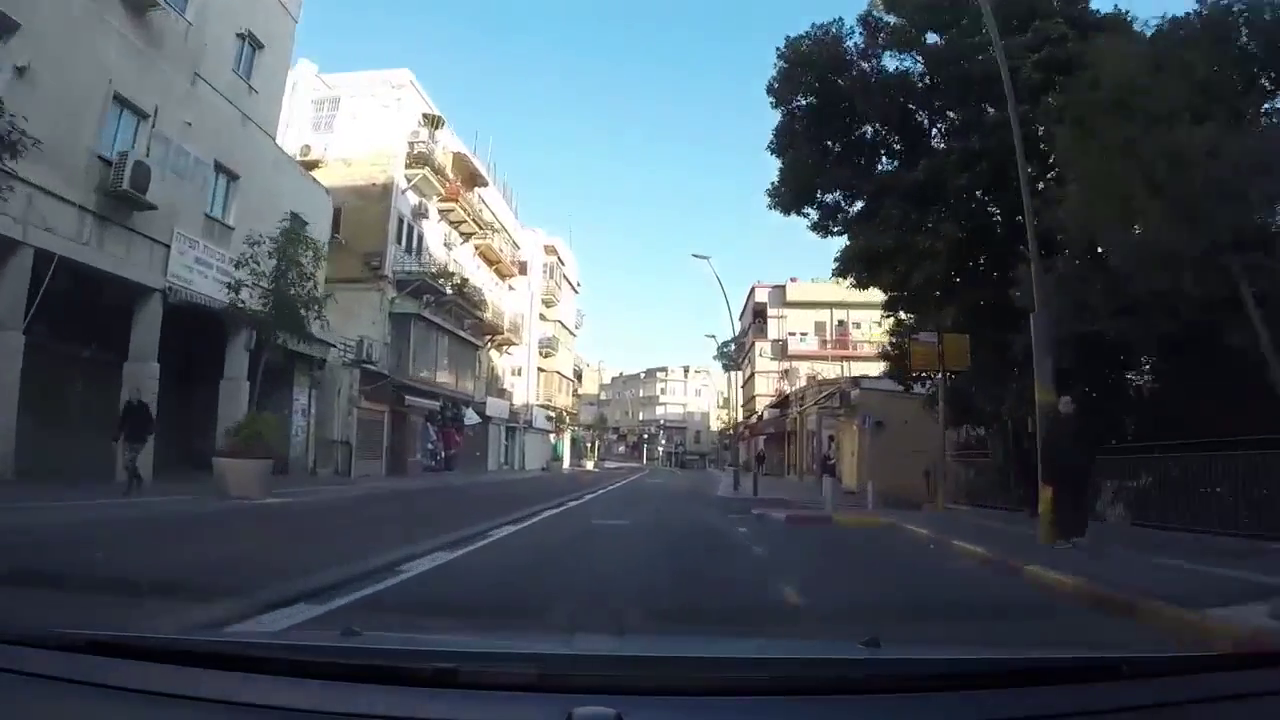
#> input picture frame 21 of Videos/driving.mp4, 1280 x 720 px
$ python OptFlowSegment.py
#> lines starting #> are read from the running program, lines starting #| are printed output that depends on the picture; after the words box and inside, x2 and y2 are one past the last pixel; in counts of white or black regions, pixels touching at a corner belong together
import cv2 as cv
import numpy as np
from matplotlib import pyplot as plt


inputVideoName = 'Videos\\driving.mp4'
FrameNumber1 = 10
FrameNumber2 = 11

cap = cv.VideoCapture(inputVideoName)

for i in range(FrameNumber1):
    cap.read()
#> this loop made 10 passes
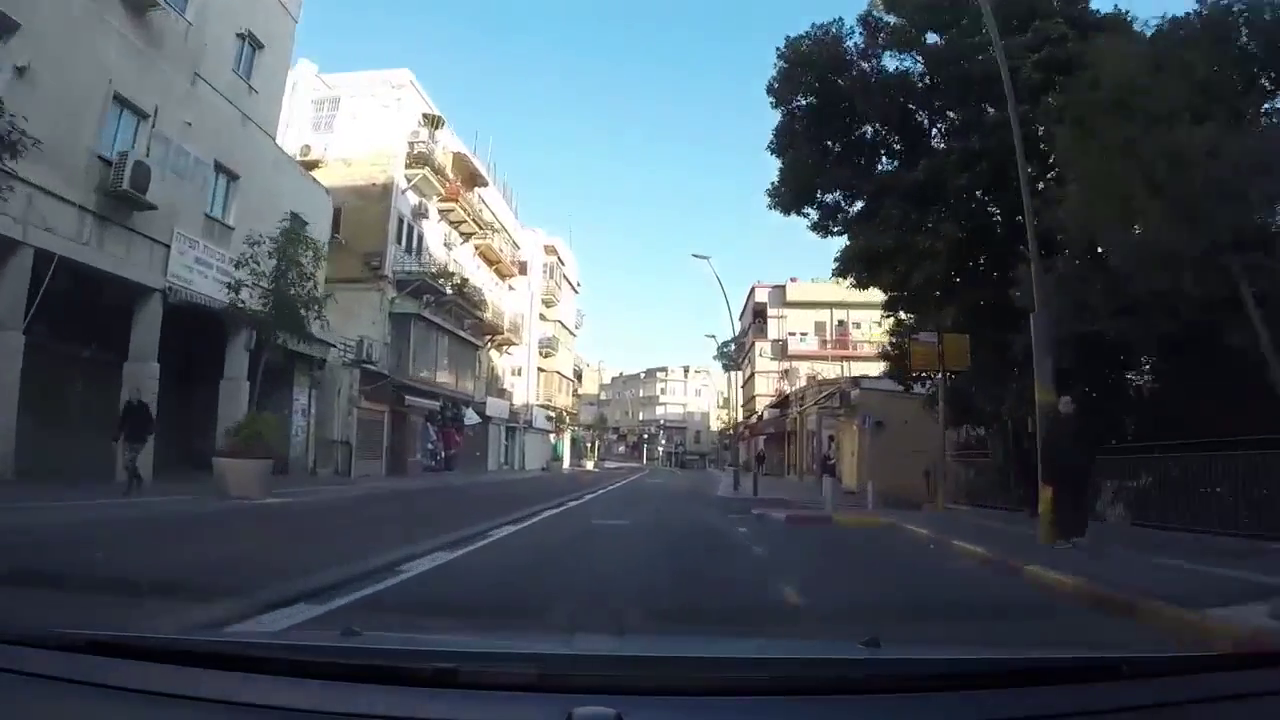
#> input picture frame 21 of Videos/driving.mp4, 1280 x 720 px

ret, frame1 = cap.read()
prvs = cv.cvtColor(frame1, cv.COLOR_BGR2GRAY)

for i in range(FrameNumber2):
    cap.read()
#> this loop made 11 passes
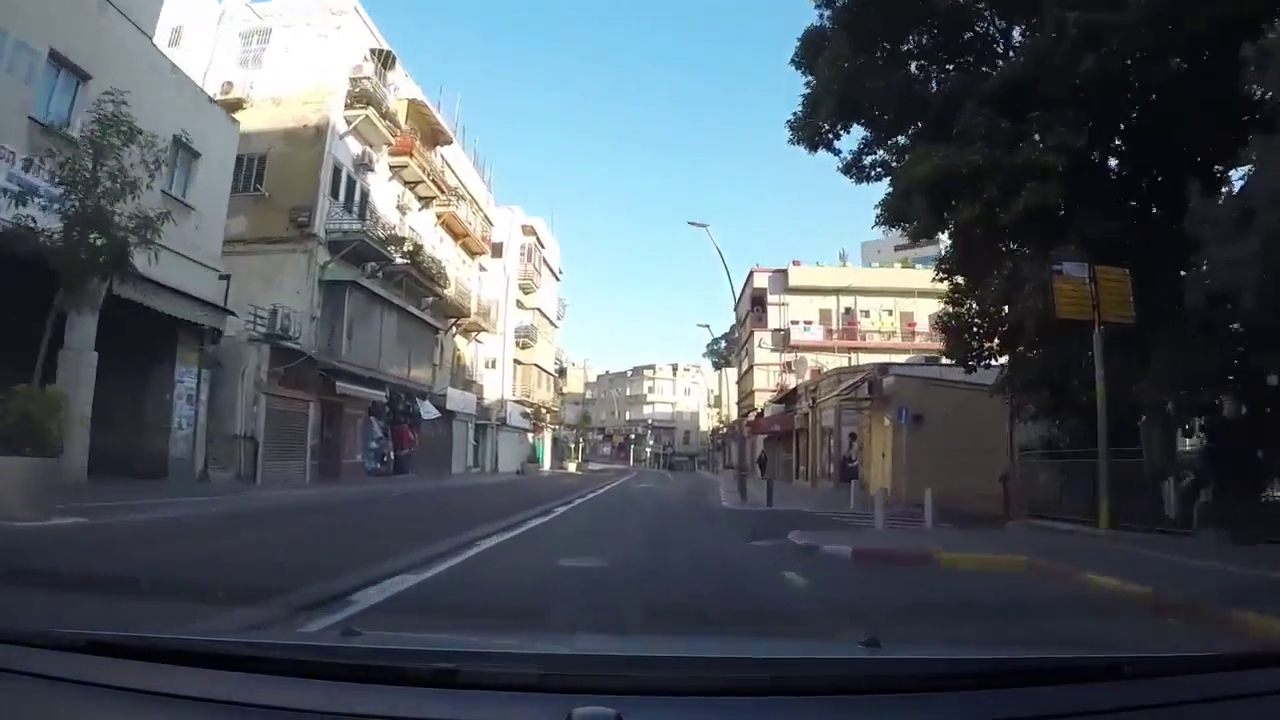
#> input picture frame 32 of Videos/driving.mp4, 1280 x 720 px

ret, frame2 = cap.read()
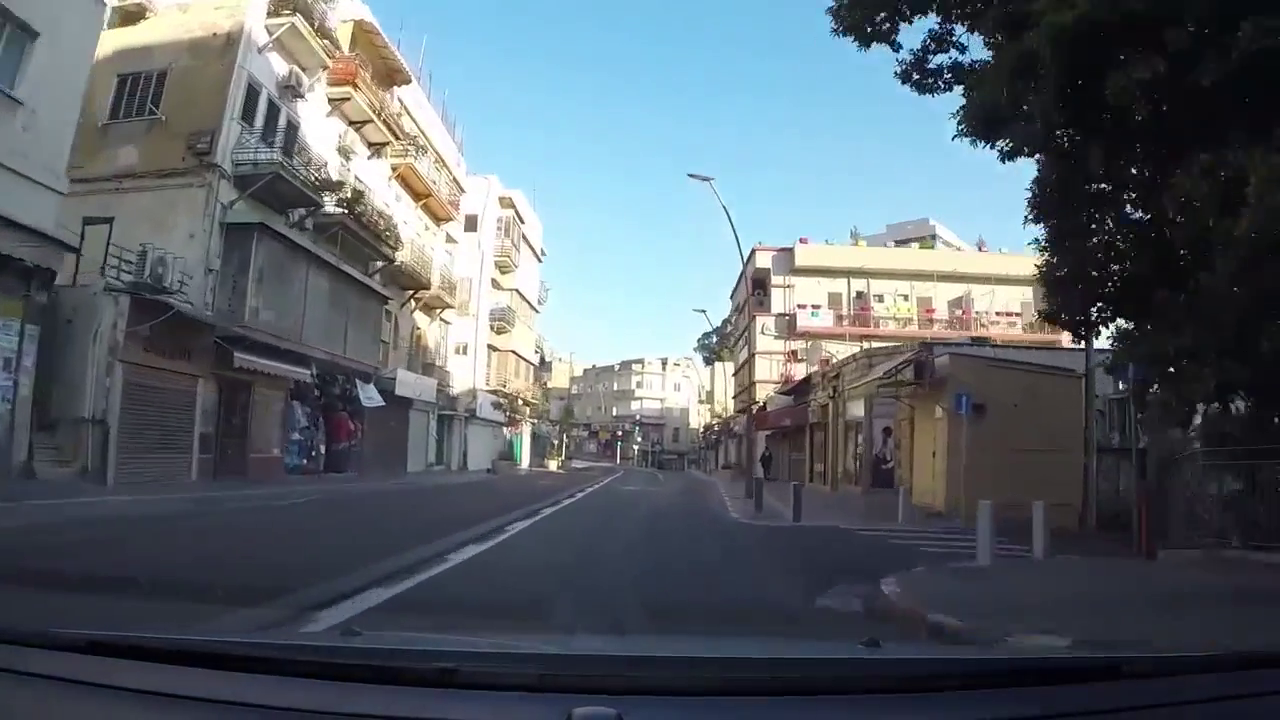
#> input picture frame 43 of Videos/driving.mp4, 1280 x 720 px
#> frame2 is the input picture: shape (720, 1280, 3); mean B, G, R 105.8, 98, 88.9
next = cv.cvtColor(frame2, cv.COLOR_BGR2GRAY)

flow = cv.calcOpticalFlowFarneback(prvs, next, None, 0.5, 3, 15, 3, 5, 1.2, 0)

mag, ang = cv.cartToPolar(flow[..., 0], flow[..., 1])
flow_samples = np.concatenate([np.reshape(mag, (-1, 1)), np.reshape(ang, (-1, 1))], axis=1)
#> flow_samples = 921600 pairs, first value 0 to 54.63, second value 3.61e-06 to 6.28
# Define criteria = ( type, max_iter = 10 , epsilon = 1.0 )
criteria = (cv.TERM_CRITERIA_EPS + cv.TERM_CRITERIA_MAX_ITER, 10, 1.0)

# Set flags (Just to avoid line break in the code)
flags = cv.KMEANS_RANDOM_CENTERS

# Apply KMeans
compactness, label, center = cv.kmeans(flow_samples, 4, None, criteria, 10, flags)
#> compactness = 7978395.6; center = [[1.17, 3.16], [33.55, 3.69], [20.25, 3.83], [11.05, 3.4]]

labeled_mask = np.reshape(label.ravel(), (frame1.shape[0], frame1.shape[1]))
#> labeled_mask: shape (720, 1280) int32; 4 distinct labels, from 0 to 3

# mask = mask.astype(np.uint8)

# graph cut implementation for 4 segments
# add functions and code as you wish

# Stage 1: Extraction of first segments pair

mask = np.ones(labeled_mask.shape[:2], np.uint8) * 2

mask[labeled_mask == 0] = 1
mask[labeled_mask == 1] = 1
mask[labeled_mask == 2] = 0
mask[labeled_mask == 3] = 0

bg_model1 = np.zeros((1, 65), np.float64)
fg_model1 = np.zeros((1, 65), np.float64)
mask1, bg_model1, fg_model1 = cv.grabCut(frame1, mask, None, bg_model1, fg_model1, 5, cv.GC_INIT_WITH_MASK)
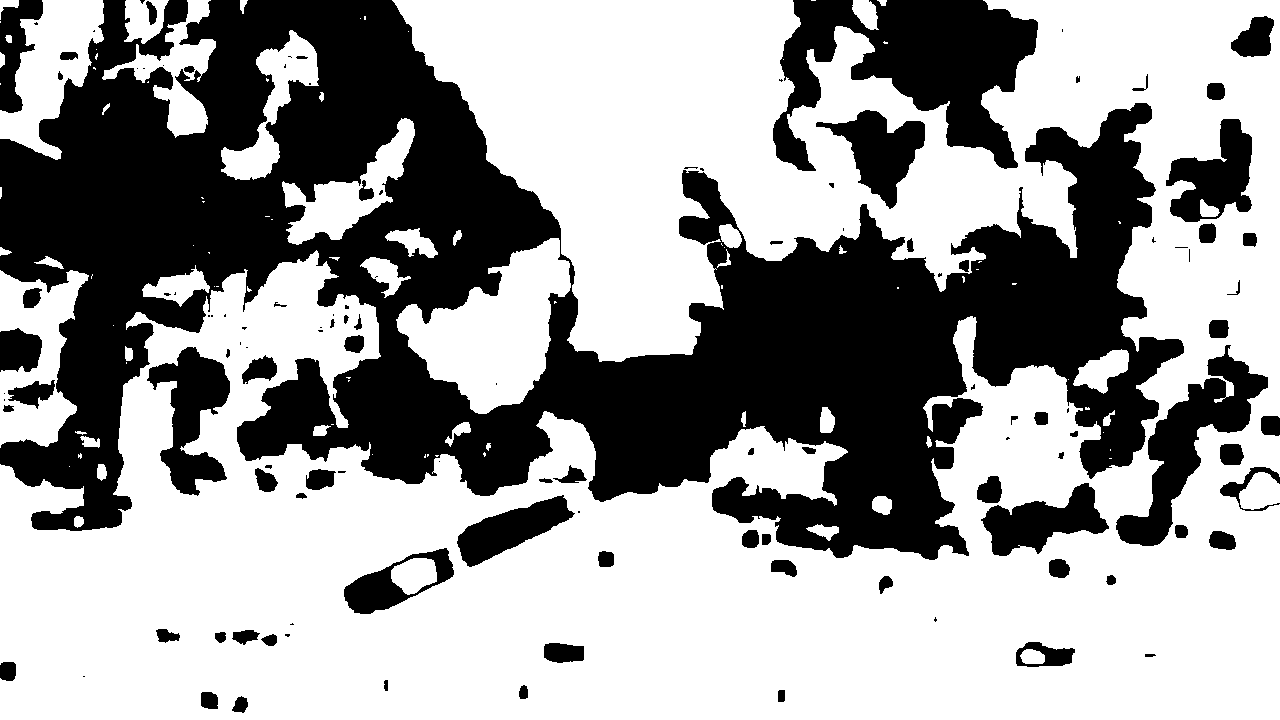
#> mask1: shape (720, 1280); values 0 (black) and 1 (white), 61.2% white; 122 black regions (46 under 20 px), largest, box (x1, y1, x2, y2) and area: (0, 0, 1184, 560) 279787, (773, 0, 1038, 171) 23158, (1116, 345, 1268, 546) 9164

mask1 = np.where((mask1 == 2) | (mask1 == 0), 0, 1).astype('uint8')
orig_img1 = frame1 * mask1[:, :, np.newaxis]

# Stage 1a: Extraction of first segment from first segments pair

mask1a = np.where(mask1 == 1, 2, 0).astype('uint8')
mask1a[labeled_mask == 0] = 1
mask1a[labeled_mask == 1] = 0
#> mask1a: shape (720, 1280); values 0 (black) and 1 (white), 58.8% white; 121 black regions (45 under 20 px), largest, box (x1, y1, x2, y2) and area: (0, 0, 1184, 560) 298273, (773, 0, 1038, 171) 23715, (1116, 345, 1268, 546) 9164

bg_model1a = np.zeros((1, 65), np.float64)
fg_model1a = np.zeros((1, 65), np.float64)
mask1a, bg_model1a, fg_model1a = cv.grabCut(orig_img1, mask1a, None, bg_model1a, fg_model1a, 5,
                                             cv.GC_INIT_WITH_MASK)

mask1a = np.where((mask1a == 2) | (mask1a == 0), 0, 1).astype('uint8')

# Stage 1b: Extraction of second segment from first segments pair

mask1b = mask1 - mask1a
#> mask1b: shape (720, 1280); values 0 (black) and 1 (white), 2.4% white; 25 white regions (8 under 20 px), largest, box (x1, y1, x2, y2) and area: (396, 238, 571, 414) 15810, (1073, 349, 1129, 394) 1351, (391, 558, 437, 595) 1228

bg_model1b = np.zeros((1, 65), np.float64)
fg_model1b = np.zeros((1, 65), np.float64)
mask1b, bg_model1b, fg_model1b = cv.grabCut(orig_img1, mask1b, None, bg_model1b, fg_model1b, 5,
                                             cv.GC_INIT_WITH_MASK)

mask1b = np.where((mask1b == 2) | (mask1b == 0), 0, 1).astype('uint8')

# Stage 2: Extraction of second segments

mask2 = np.where(mask1 == 0, 1, 0).astype('uint8')

bg_model2 = np.zeros((1, 65), np.float64)
fg_model2 = np.zeros((1, 65), np.float64)
mask2, bg_model2, fg_model2 = cv.grabCut(frame1, mask2, None, bg_model2, fg_model2, 5, cv.GC_INIT_WITH_MASK)

mask2 = np.where((mask2 == 2) | (mask2 == 0), 0, 1).astype('uint8')
orig_img2 = frame1 * mask2[:, :, np.newaxis]

# Stage 2a: Extraction of first segment from second segments pair

mask2a = np.where(mask2 == 1, 2, 0).astype('uint8')
mask2a[labeled_mask == 2] = 1
#> mask2a: shape (720, 1280); min 0, max 2, mean 0.642
mask2a[labeled_mask == 3] = 0
#> mask2a: shape (720, 1280); values 0 (black) and 1 (white), 13.3% white; 129 white regions (56 under 20 px), largest, box (x1, y1, x2, y2) and area: (717, 237, 953, 403) 21215, (380, 173, 613, 445) 19752, (0, 88, 185, 262) 14870

bg_model2a = np.zeros((1, 65), np.float64)
fg_model2a = np.zeros((1, 65), np.float64)
mask2a, bg_model2a, fg_model2a = cv.grabCut(orig_img2, mask2a, None, bg_model2a, fg_model2a, 5,
                                             cv.GC_INIT_WITH_MASK)

mask2a = np.where((mask2a == 2) | (mask2a == 0), 0, 1).astype('uint8')

# Stage 2b: Extraction of second segment from second segments pair

mask2b = mask2 - mask2a
#> mask2b: shape (720, 1280); values 0 (black) and 1 (white), 25.4% white; 174 white regions (86 under 20 px), largest, box (x1, y1, x2, y2) and area: (0, 0, 1184, 560) 175293, (773, 0, 1038, 171) 13205, (1116, 345, 1268, 546) 7111

bg_model2b = np.zeros((1, 65), np.float64)
fg_model2b = np.zeros((1, 65), np.float64)
mask2b, bg_model2b, fg_model2b = cv.grabCut(orig_img2, mask2b, None, bg_model2b, fg_model2b, 5,
                                             cv.GC_INIT_WITH_MASK)

mask2b = np.where((mask2b == 2) | (mask2b == 0), 0, 1).astype('uint8')

# Stage 3: Coloring and composition of four binary masks (1a, 1b, 2a, 2b)

mask_tmpR = mask1a[:, :, np.newaxis] * 0
#> mask_tmpR: shape (720, 1280, 1); every value is 0
mask_tmpG = mask1a[:, :, np.newaxis] * 0
mask_tmpB = mask1a[:, :, np.newaxis] * 255
out_mask1a = np.concatenate([mask_tmpR, mask_tmpG, mask_tmpB], axis=2)

mask_tmpR = mask1b[:, :, np.newaxis] * 0
mask_tmpG = mask1b[:, :, np.newaxis] * 255
mask_tmpB = mask1b[:, :, np.newaxis] * 0
out_mask1b = np.concatenate([mask_tmpR, mask_tmpG, mask_tmpB], axis=2)

mask_tmpR = mask2a[:, :, np.newaxis] * 255
mask_tmpG = mask2a[:, :, np.newaxis] * 0
mask_tmpB = mask2a[:, :, np.newaxis] * 0
out_mask2a = np.concatenate([mask_tmpR, mask_tmpG, mask_tmpB], axis=2)

mask_tmpR = mask2b[:, :, np.newaxis] * 0
mask_tmpG = mask2b[:, :, np.newaxis] * 255
mask_tmpB = mask2b[:, :, np.newaxis] * 255
out_mask2b = np.concatenate([mask_tmpR, mask_tmpG, mask_tmpB], axis=2)

output_mask = out_mask1a + out_mask1b + out_mask2a + out_mask2b
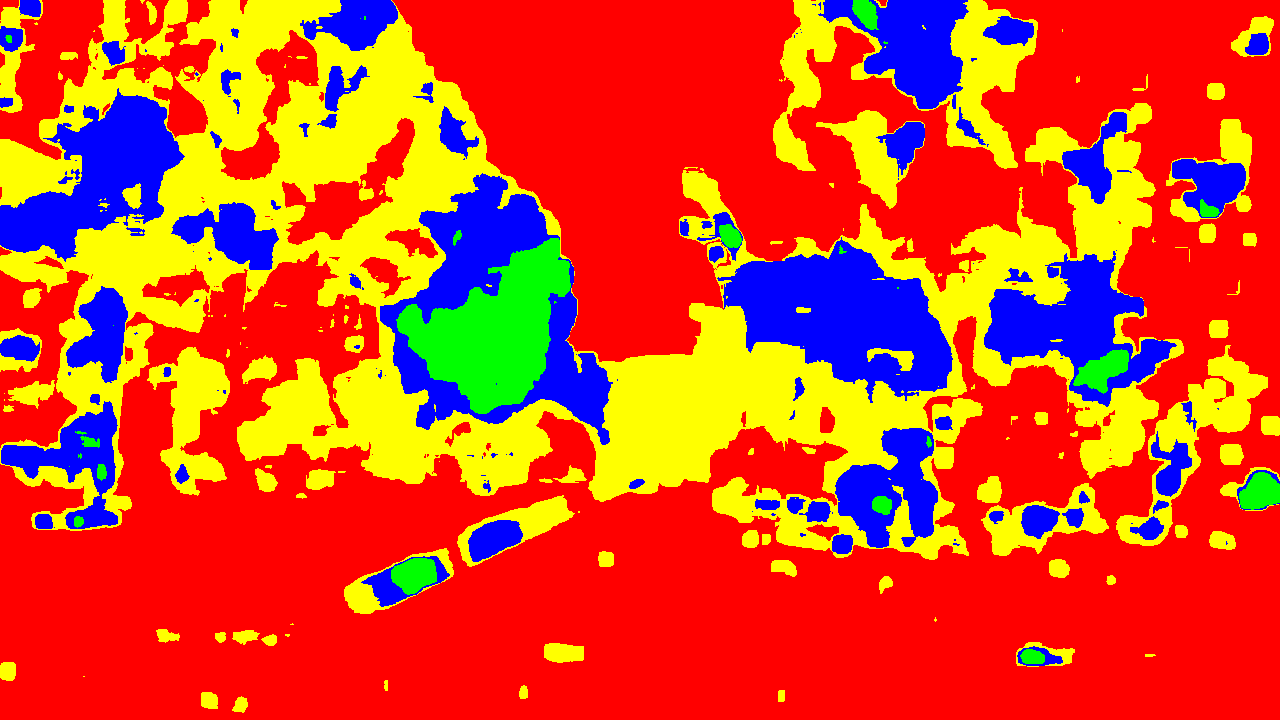
#> output_mask: shape (720, 1280, 3); mean of channels 0, 1, 2 34, 71, 214.9; drawn as B, G, R

cv.namedWindow('frame')
while True:
    cv.imshow('frame', output_mask)

    k = cv.waitKey(30) & 0xff
#> (key Esc is pressed here)
    if k == 27:
        break
    # elif k == ord('s'):
    #     cv.imwrite('opticalfb.png', frame)


cap.release()
cv.destroyAllWindows()
